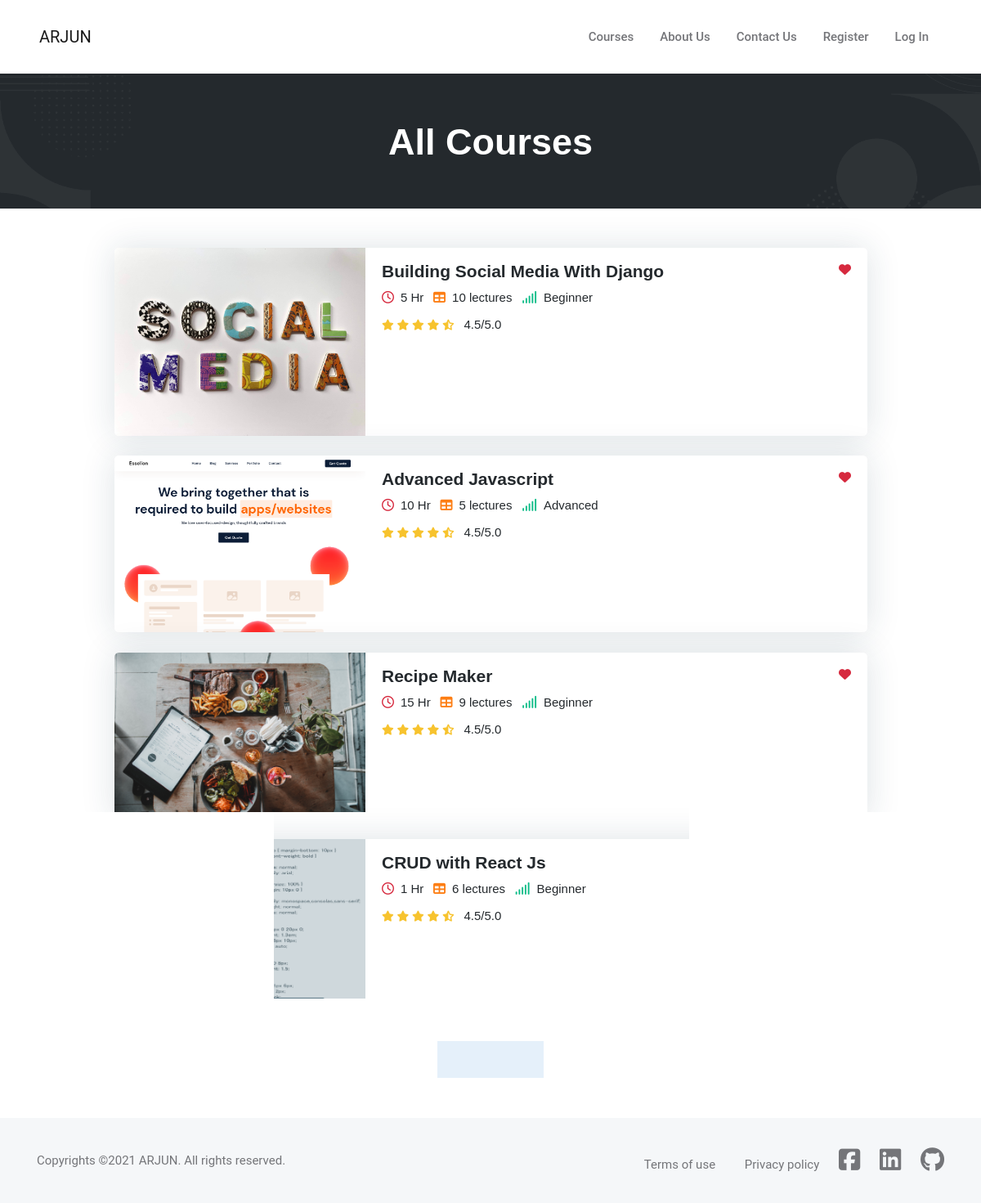
Page /courses/ on the committed database.
### courses/models.py (models this page shows, shortened)
class Course(models.Model):
    name = models.CharField(max_length=100, null=False)
    slug = models.SlugField(max_length=100, null=False, unique=True)
    description = models.TextField(null=True)
    price = models.IntegerField(null=False)
    discount = models.IntegerField(null=False, default=0)
    created = models.DateTimeField(auto_now_add=True)
    thumbnail = models.ImageField(upload_to='files/thumnail')
    resource = models.FileField(upload_to='files/resource', blank=True, null=True)
    length = models.IntegerField(null=False)
    active = models.BooleanField(default=False, null=True)
    level = models.CharField(choices=COURSE_LEVEL, default='Beginner', max_length=15)

### courses/views.py (the view)
# urls.py: path('courses/', CourseListView.as_view(), name='courses'),
class CourseListView(generic.ListView):
    template_name = 'courses/courses.html'
    paginate_by = 4
    queryset = Course.objects.filter(active=True)

### templates/courses/courses.html (shortened to what this page needs)
{% extends "base.html" %}
{% load static %}
{% load courses_custom_tags %}
{% block banner %}
<section class="bg-dark align-items-center d-flex"
  style="background:url({% static 'images/04.png' %}) no-repeat center center;
  background-size:cover;">
	<div class="container">
		<div class="row">
			<div class="col-12">
				<h1 class="text-white text-center">All Courses</h1>
			</div>
		</div>
	</div>
</section>
{% endblock banner %}
{% block content %}
<section class="pt-5">
	<div class="container">
		<div class="row g-4 justify-content-center">
			{% for course in object_list %}
			<div class="col-lg-10 col-xxl-6">
				<div class="card rounded overflow-hidden shadow">
					<div class="row g-0">
						<div class="col-md-4">
							<img src="{{course.thumbnail.url}}" alt="course image">
						</div>
						<div class="col-md-8">
							<div class="card-body">
								<div class="d-flex justify-content-between mb-2">
									<h5 class="card-title mb-0"><a href="{% url 'courseDetail' course.slug %}">{{course.name}}</a></h5>
									<a href="#"><i class="fas fa-heart text-danger"></i></a>
								</div>
								<ul class="list-inline mb-1">
									<li class="list-inline-item h6 fw-light mb-1 mb-sm-0"><i class="far fa-clock text-danger me-2"></i>{{course.length}} Hr</li>
									<li class="list-inline-item h6 fw-light mb-1 mb-sm-0"><i class="fas fa-table text-orange me-2"></i>{{course.video_set.count}} lectures</li>
									<li class="list-inline-item h6 fw-light"><i class="fas fa-signal text-success me-2"></i>{{course.level}}</li>
								</ul>
								<ul class="list-inline mb-0">
									<li class="list-inline-item me-0 small"><i class="fas fa-star text-warning"></i></li>
									<li class="list-inline-item me-0 small"><i class="fas fa-star text-warning"></i></li>
									<li class="list-inline-item me-0 small"><i class="fas fa-star text-warning"></i></li>
									<li class="list-inline-item me-0 small"><i class="fas fa-star text-warning"></i></li>
									<li class="list-inline-item me-0 small"><i class="fas fa-star-half-alt text-warning"></i></li>
									<li class="list-inline-item ms-2 h6 fw-light">4.5/5.0</li>
								</ul>
							</div>
						</div>
					</div>
				</div>
			</div>
			{% endfor %}
		</div>
		<div class="col-12">
			<nav class="mt-4 d-flex justify-content-center" aria-label="navigation">
				<ul class="pagination pagination-primary-soft rounded mb-0">
			        <span class="current">
			            <li class="page-item mb-0 active"><a class="page-link" href="#">{{ page_obj.number }}</a></li>
			        </span>
			        {% if page_obj.has_next %}
			            <li class="page-item mb-0"><a class="page-link" href="?page={{ page_obj.next_page_number }}"><i class="fas fa-angle-double-right"></i> Next</a></li>
			        {% endif %}
				</ul>
			</nav>
		</div>
	</div>
</section>
{% endblock content %}

### rows in the picture
Course: thumbnail (picture), name "Building Social Media With Django", length "5", video_set.count "10", level "Beginner"
Course: thumbnail (picture), name "Advanced Javascript", length "10", video_set.count "5", level "Advanced"
Course: thumbnail (picture), name "Recipe Maker", length "15", video_set.count "9", level "Beginner"
Course: thumbnail (picture), name "CRUD with React Js", length "1", video_set.count "6", level "Beginner"
